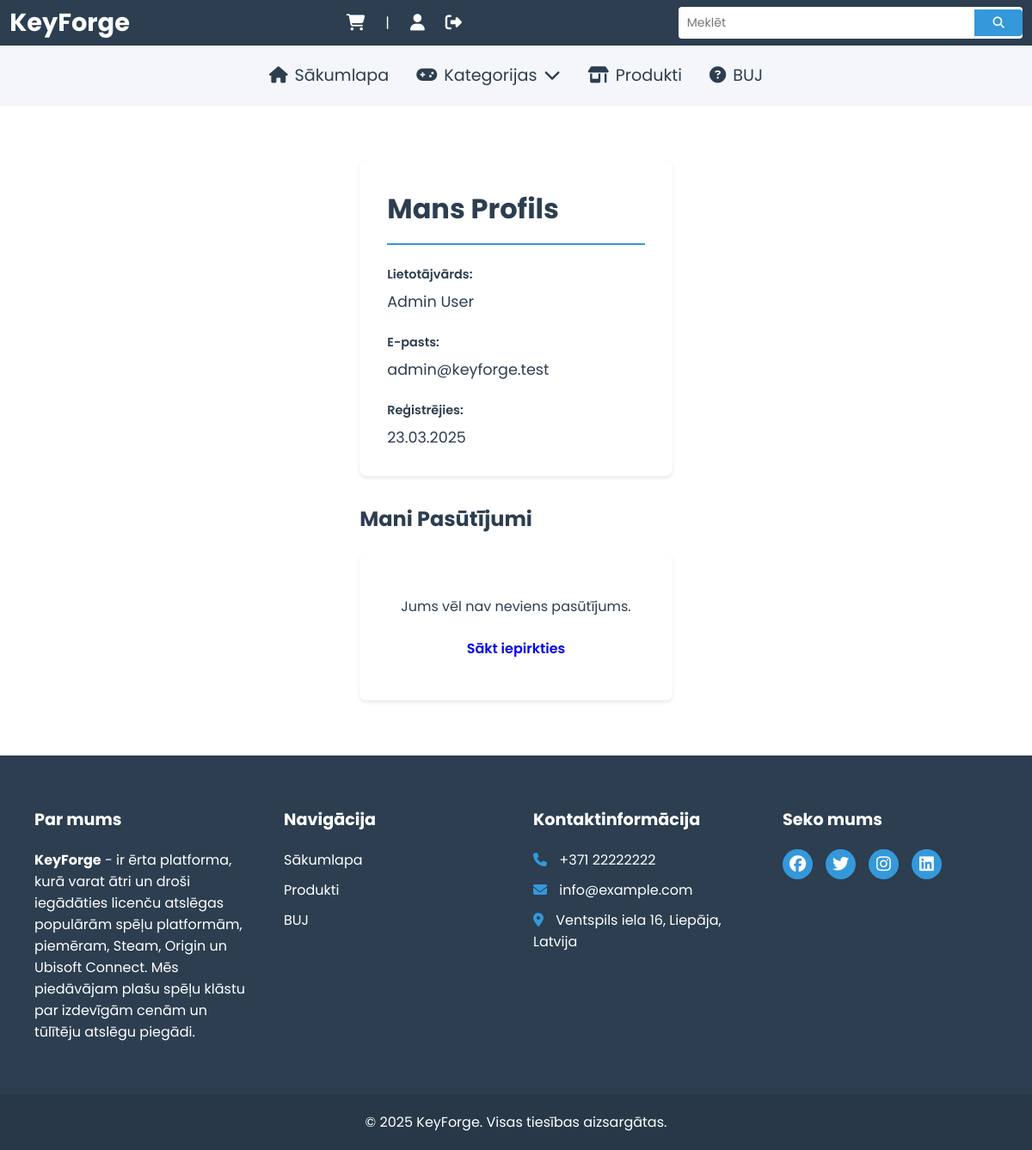
The page /cabinet.php (signed in) on the database its author committed.
### tables this page shows
CREATE TABLE `users` (
  `id` int(11) NOT NULL,
  `role_id` int(11) NOT NULL DEFAULT 2,
  `name` varchar(100) NOT NULL,
  `email` varchar(255) NOT NULL,
  `password` varchar(255) NOT NULL,
  `status` enum('active','blocked') DEFAULT 'active',
  `remember_token` varchar(100) DEFAULT NULL,
  `last_login` timestamp NULL DEFAULT NULL,
  `created_at` timestamp NOT NULL DEFAULT current_timestamp(),
  `updated_at` timestamp NOT NULL DEFAULT current_timestamp() ON UPDATE current_timestamp()
);

### cabinet.php (the view, shortened to what this page needs)
<?php
require_once 'includes/header.php';
?>
<?php
require_once 'assets/functionality/db.php';
$user_id = $_SESSION['user_id'];
$query = "
    SELECT name, email, created_at
    FROM users
    WHERE id = ?
";
$stmt = $conn->prepare($query);
$stmt->bind_param("i", $user_id);
$stmt->execute();
$user = $stmt->get_result()->fetch_assoc();
$orders = [];
?>
<!DOCTYPE html>
<html lang="lv">
<head>
    <link rel="stylesheet" href="assets/css/main.css">
    <link rel="stylesheet" href="https://cdnjs.cloudflare.com/ajax/libs/font-awesome/6.6.0/css/all.min.css">
</head>
<div class="container">
        <div class="profile-container">
            <div class="profile-header">
                <h1>Mans Profils</h1>
                <div class="user-info">
                    <div class="info-group">
                        <label>Lietotājvārds:</label>
                        <span><?= htmlspecialchars($user['name']) ?></span>
                    </div>
                    <div class="info-group">
                        <label>E-pasts:</label>
                        <span><?= htmlspecialchars($user['email']) ?></span>
                    </div>
                    <div class="info-group">
                        <label>Reģistrējies:</label>
                        <span><?= date('d.m.Y', strtotime($user['created_at'])) ?></span>
                    </div>
                </div>
            </div>
            <div class="orders-section">
                <h2>Mani Pasūtījumi</h2>
                <?php if (empty($orders)): ?>
                    <div class="no-orders">
                        <p>Jums vēl nav neviens pasūtījums.</p>
                        <a href="index.php" class="btn btn-primary">Sākt iepirkties</a>
                    </div>
                <?php endif; ?>
            </div>
        </div>
    </div>
<?php require_once 'includes/footer.php'; ?>

### assets/css/variables.css (style rules this page uses)
* { font-family: "Poppins", sans-serif; margin: 0; padding: 0; box-sizing: border-box; border: none; outline: none; text-decoration: none; transition: .3s ease; }
:root { --white: #ffffff; --primary: #2c3e50; --secondary: #3498db; --accent: #e74c3c; --gray-light: #f5f6fa; --gray: #95a5a6; --black: #2c3e50; }

### assets/css/pages/product.css (style rules this page uses)
.btn { padding: .75rem 1.5rem; border-radius: .5rem; border: none; cursor: pointer; font-weight: 600; }

### assets/css/pages/products.css (style rules this page uses)
.container { display: flex; gap: 2rem; padding: 2rem; max-width: 1400px; margin: 0 auto; }

### assets/css/pages/cart.css (style rules this page uses)
h1 { margin-bottom: 2rem; color: var(--black); }

### assets/css/pages/cabinet.css (style rules this page uses)
.profile-container { max-width: 1200px; margin: 2rem auto; padding: 0 1rem; }
.profile-header { background: var(--white); padding: 2rem; border-radius: 8px; box-shadow: 0 2px 4px rgba(0, 0, 0, 0.1); margin-bottom: 2rem; }
.profile-header h1 { color: var(--black); margin-bottom: 1.5rem; padding-bottom: 1rem; border-bottom: 2px solid var(--secondary); }
.user-info { display: grid; grid-template-columns: repeat(auto-fit, minmax(200px, 1fr)); gap: 1.5rem; }
.info-group { display: flex; flex-direction: column; gap: .5rem; }
.info-group label { color: var(--black); font-size: .9rem; font-weight: 600; }
.info-group span { color: var(--black); font-size: 1.1rem; }
.orders-section { margin-top: 2rem; }
.orders-section h2 { color: var(--black); margin-bottom: 1.5rem; }
.no-orders { text-align: center; padding: 3rem; background: var(--white); border-radius: 8px; box-shadow: 0 2px 4px rgba(0, 0, 0, 0.1); }
.no-orders p { color: var(--black); margin-bottom: 1.5rem; }

### rows shown on the page
users: name "Admin User", email "admin@keyforge.test", created_at "23.03.2025"
